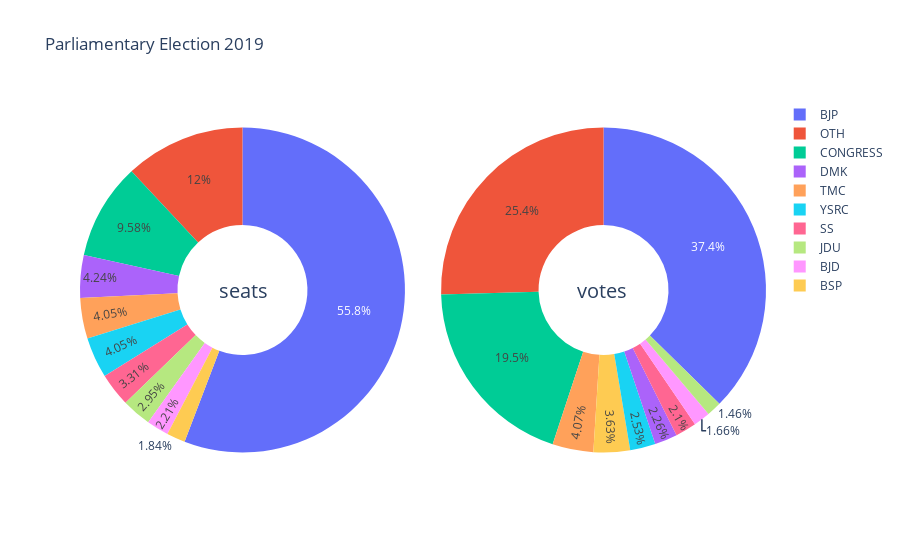

The cell this chart's notebook holds for it:
### Code cell
parties = ['BJP', 'CONGRESS', 'DMK', 'TMC', 'YSRC', 'SS', 'JDU','BJD', 'BSP','OTH']
seats = [303,52,23,22,22,18,16,12,10, 65]
percent = [37.36, 19.49, 2.26, 4.07, 2.53, 2.10, 1.46, 1.66, 3.63, 25.44]
import plotly.graph_objs as go
data1 = {
   "values": seats,
   "labels": parties,
   "domain": {"column": 0},
   "name": "seats",
   "hoverinfo":"label+percent+name",
   "hole": .4,
   "type": "pie"
}
data2 = {
   "values": percent,
   "labels": parties,
   "domain": {"column": 1},
   "name": "vote share",
   "hoverinfo":"label+percent+name",
   "hole": .4,
   "type": "pie"
}
data = [data1,data2]
layout = go.Layout(
   {
      "title":"Parliamentary Election 2019",
      "grid": {"rows": 1, "columns": 2},
      "annotations": [
         {
            "font": {
               "size": 20
            },
            "showarrow": False,
            "text": "seats",
            "x": 0.20,
            "y": 0.5
         },
         {
            "font": {
               "size": 20
            },
            "showarrow": False,
            "text": "votes",
            "x": 0.8,
            "y": 0.5
         }
      ]
   }
)
fig = go.Figure(data = data, layout = layout)
iplot(fig)

### Figure 1 — Plotly figure (JSON) as saved in the notebook; plotly's stock layout.template omitted (floating-point values rounded to 4 significant figures)
{"data": [{"domain": {"column": 0}, "hole": 0.4, "hoverinfo": "label+percent+name", "labels": ["BJP", "CONGRESS", "DMK", "TMC", "YSRC", "SS", "JDU", "BJD", "BSP", "OTH"], "name": "seats", "type": "pie", "values": [303, 52, 23, 22, 22, 18, 16, 12, 10, 65]}, {"domain": {"column": 1}, "hole": 0.4, "hoverinfo": "label+percent+name", "labels": ["BJP", "CONGRESS", "DMK", "TMC", "YSRC", "SS", "JDU", "BJD", "BSP", "OTH"], "name": "vote share", "type": "pie", "values": [37.36, 19.49, 2.26, 4.07, 2.53, 2.1, 1.46, 1.66, 3.63, 25.44]}], "layout": {"annotations": [{"font": {"size": 20}, "showarrow": false, "text": "seats", "x": 0.2, "y": 0.5}, {"font": {"size": 20}, "showarrow": false, "text": "votes", "x": 0.8, "y": 0.5}], "grid": {"columns": 2, "rows": 1}, "title": {"text": "Parliamentary Election 2019"}}}
